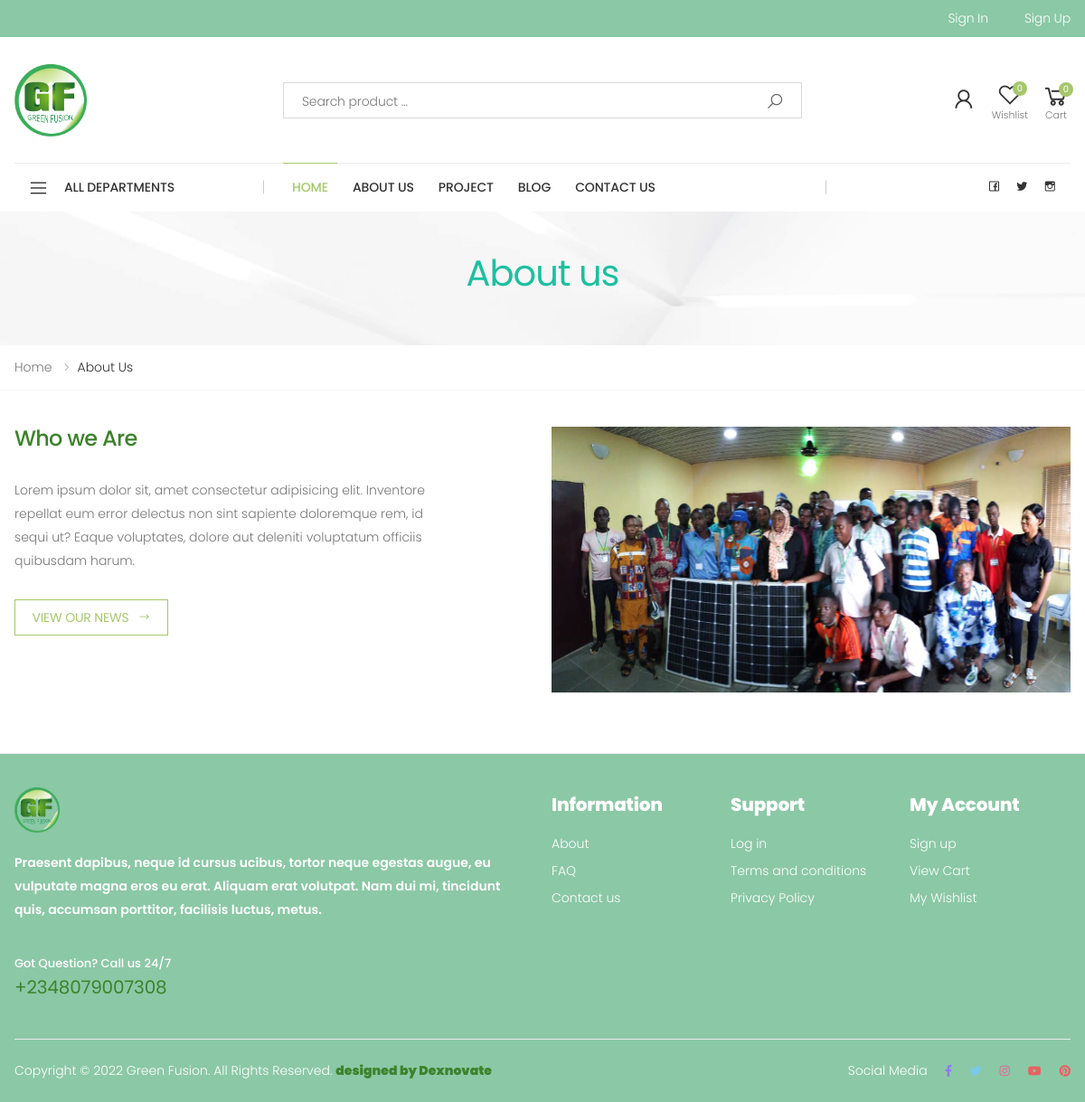
The page /about/ on the database its author committed.
### Aboutpage/models.py (models this page shows, shortened)
class About(models.Model):
    heading = models.CharField(max_length=200)
    body = RichTextField()
    image = models.FileField()

### index/views.py (the view)
# urls.py: path('about/', views.AboutView, name="about"),
def AboutView(request):
    about = About.objects.all()
    context = {'about':about}
    return render(request,  'about.html', context)

### index/context_processors.py (called while the page is built)
def nav_cats(request):
        return {'nav_cats': Category.objects.all()}

### index/templatetags/cart_template_tags.py (called while the page is built)
@register.filter()
def cart_item_count(user):
    if user.is_authenticated:
        qs = CartModel.objects.filter(user=user,order=False)
        if qs.exists():
            return qs.count()
    return 0

@register.filter()
def wish_count(user):
    if user.is_authenticated:
        lister = Wishlist.objects.filter(user=user)
        if lister.exists():
            return lister.count()
    return 0

### template/about.html (shortened to what this page needs)
{%  extends 'base.html' %}
{%  load static  %}
{%  block body  %}
        <main class="main">
            <div class="page-header text-center" style="background-image: url('assets/images/page-header-bg.jpg')">
        		<div class="container">
        			<h1 class="page-title">About us</h1>
        		</div>
        	</div>
            <nav aria-label="breadcrumb" class="breadcrumb-nav">
                <div class="container">
                    <ol class="breadcrumb">
                        <li class="breadcrumb-item"><a href="{%  url 'index:home' %}">Home</a></li>
                        <li class="breadcrumb-item active" aria-current="page">About us </li>
                    </ol>
                </div>
            </nav>
                <div class="  pb-5 mb-6 mb-lg-8">
                    <div class="container">
                        <div class="row">
                            {% for i in about %}
                            <div class="col-lg-5 mb-3 mb-lg-0">
                                <h2 class="title">{{  i.heading }}</h2>
                                <p class="lead text-primary mb-3">
                                    {{ i.body|safe }}
                                </p>
                                <a href="{% url 'index:blog'  %}" class="btn btn-sm btn-minwidth btn-outline-primary-2 mt-3">
                                    <span>VIEW OUR NEWS</span>
                                    <i class="icon-long-arrow-right"></i>
                                </a>
                            </div>
                            <div class="col-lg-6 offset-lg-1">
                                <div class="about-images">
                                    <img src="{{  i.image.url }}" alt="" class="about-img-back">-
                                </div>
                            </div>
                            {%  endfor %}
                        </div>
                    </div>
                </div>
            </div>
{%  endblock body  %}

### static/assets/css/skins/skin-demo-2.css (style rules this page uses)
a { color:#a6c76c }
.text-primary { color:#a6c76c !important }
.btn-outline-primary-2 { color:#a6c76c;background-color:transparent;background-image:none;border-color:#a6c76c;box-shadow:none }

### rows shown on the page
About: heading "Who we Are", body "Lorem ipsum dolor sit, amet consectetur adipisicing elit. Inventore repellat eum error delectus non sint sapiente doloremque rem, id sequi ut? Eaque voluptates, dolore aut deleniti voluptatum officiis quibusdam harum.", image (picture)

### other values the page prints
{{ request.user|wish_count }} "0"
{{ request.user | cart_item_count }} "0"
